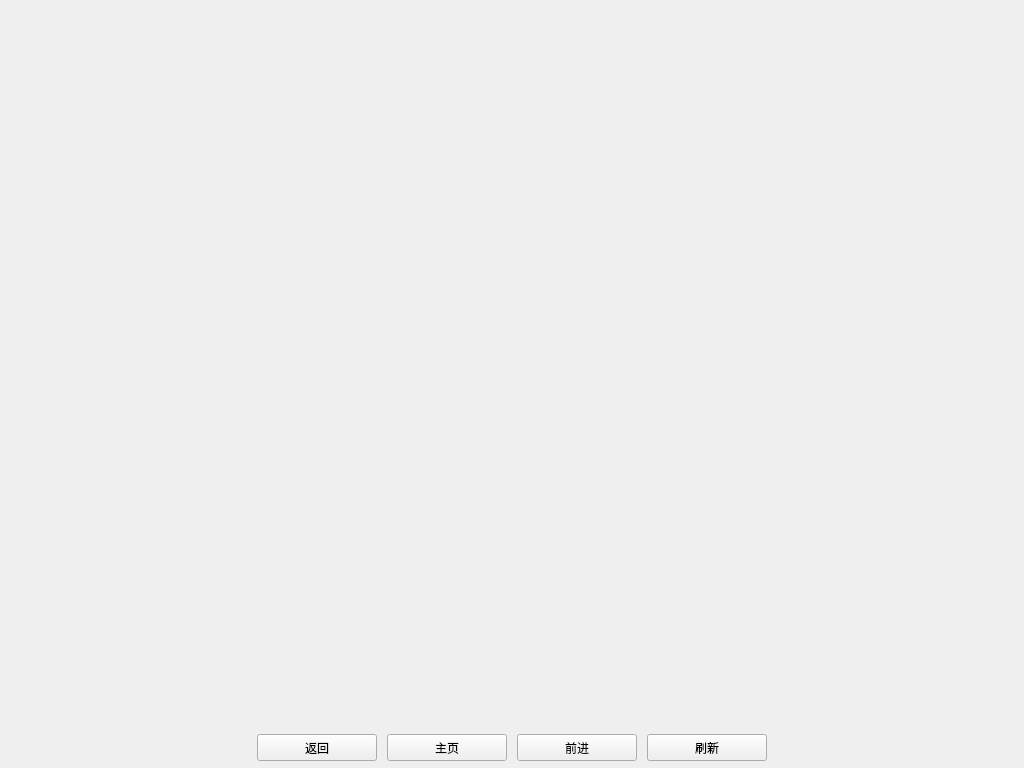
<?xml version="1.0" encoding="UTF-8"?>
<ui version="4.0">
 <class>SuperNETPage</class>
 <widget class="QWidget" name="SuperNETPage">
  <property name="geometry">
   <rect>
    <x>0</x>
    <y>0</y>
    <width>1024</width>
    <height>768</height>
   </rect>
  </property>
  <property name="windowTitle">
   <string>Form</string>
  </property>
  <property name="autoFillBackground">
   <bool>false</bool>
  </property>
  <layout class="QGridLayout" name="gridLayout">
   <property name="leftMargin">
    <number>0</number>
   </property>
   <property name="topMargin">
    <number>0</number>
   </property>
   <property name="rightMargin">
    <number>0</number>
   </property>
   <property name="bottomMargin">
    <number>0</number>
   </property>
   <property name="spacing">
    <number>0</number>
   </property>
   <item row="2" column="0" alignment="Qt::AlignHCenter|Qt::AlignBottom">
    <widget class="QFrame" name="frame">
     <property name="sizePolicy">
      <sizepolicy hsizetype="Fixed" vsizetype="Fixed">
       <horstretch>0</horstretch>
       <verstretch>0</verstretch>
      </sizepolicy>
     </property>
     <property name="minimumSize">
      <size>
       <width>0</width>
       <height>40</height>
      </size>
     </property>
     <property name="layoutDirection">
      <enum>Qt::LeftToRight</enum>
     </property>
     <property name="autoFillBackground">
      <bool>false</bool>
     </property>
     <property name="frameShape">
      <enum>QFrame::NoFrame</enum>
     </property>
     <property name="frameShadow">
      <enum>QFrame::Raised</enum>
     </property>
     <layout class="QGridLayout" name="gridLayout_2">
      <property name="leftMargin">
       <number>10</number>
      </property>
      <property name="topMargin">
       <number>0</number>
      </property>
      <property name="rightMargin">
       <number>10</number>
      </property>
      <property name="bottomMargin">
       <number>0</number>
      </property>
      <property name="horizontalSpacing">
       <number>10</number>
      </property>
      <property name="verticalSpacing">
       <number>0</number>
      </property>
      <item row="0" column="0">
       <widget class="QPushButton" name="back">
        <property name="sizePolicy">
         <sizepolicy hsizetype="Preferred" vsizetype="Preferred">
          <horstretch>0</horstretch>
          <verstretch>0</verstretch>
         </sizepolicy>
        </property>
        <property name="minimumSize">
         <size>
          <width>120</width>
          <height>27</height>
         </size>
        </property>
        <property name="maximumSize">
         <size>
          <width>120</width>
          <height>27</height>
         </size>
        </property>
        <property name="text">
         <string>返回</string>
        </property>
        <property name="icon">
         <iconset resource="../bitcoin.qrc">
          <normaloff>:/icons/back</normaloff>:/icons/back</iconset>
        </property>
        <property name="iconSize">
         <size>
          <width>12</width>
          <height>12</height>
         </size>
        </property>
       </widget>
      </item>
      <item row="0" column="3">
       <widget class="QPushButton" name="reload">
        <property name="sizePolicy">
         <sizepolicy hsizetype="Preferred" vsizetype="Preferred">
          <horstretch>0</horstretch>
          <verstretch>0</verstretch>
         </sizepolicy>
        </property>
        <property name="minimumSize">
         <size>
          <width>120</width>
          <height>27</height>
         </size>
        </property>
        <property name="maximumSize">
         <size>
          <width>120</width>
          <height>27</height>
         </size>
        </property>
        <property name="text">
         <string>刷新</string>
        </property>
        <property name="icon">
         <iconset resource="../bitcoin.qrc">
          <normaloff>:/icons/reload</normaloff>:/icons/reload</iconset>
        </property>
        <property name="iconSize">
         <size>
          <width>12</width>
          <height>12</height>
         </size>
        </property>
       </widget>
      </item>
      <item row="0" column="1">
       <widget class="QPushButton" name="home">
        <property name="sizePolicy">
         <sizepolicy hsizetype="Preferred" vsizetype="Preferred">
          <horstretch>0</horstretch>
          <verstretch>0</verstretch>
         </sizepolicy>
        </property>
        <property name="minimumSize">
         <size>
          <width>120</width>
          <height>27</height>
         </size>
        </property>
        <property name="maximumSize">
         <size>
          <width>120</width>
          <height>27</height>
         </size>
        </property>
        <property name="text">
         <string>主页</string>
        </property>
        <property name="icon">
         <iconset resource="../bitcoin.qrc">
          <normaloff>:/icons/home</normaloff>:/icons/home</iconset>
        </property>
        <property name="iconSize">
         <size>
          <width>12</width>
          <height>12</height>
         </size>
        </property>
       </widget>
      </item>
      <item row="0" column="2">
       <widget class="QPushButton" name="forward">
        <property name="sizePolicy">
         <sizepolicy hsizetype="Preferred" vsizetype="Preferred">
          <horstretch>0</horstretch>
          <verstretch>0</verstretch>
         </sizepolicy>
        </property>
        <property name="minimumSize">
         <size>
          <width>120</width>
          <height>27</height>
         </size>
        </property>
        <property name="maximumSize">
         <size>
          <width>120</width>
          <height>27</height>
         </size>
        </property>
        <property name="text">
         <string>前进</string>
        </property>
        <property name="icon">
         <iconset resource="../bitcoin.qrc">
          <normaloff>:/icons/forward</normaloff>:/icons/forward</iconset>
        </property>
        <property name="iconSize">
         <size>
          <width>12</width>
          <height>12</height>
         </size>
        </property>
       </widget>
      </item>
     </layout>
    </widget>
   </item>
   <item row="1" column="0">
    <widget class="WebView" name="webView" native="true">
     <property name="sizePolicy">
      <sizepolicy hsizetype="Expanding" vsizetype="Expanding">
       <horstretch>0</horstretch>
       <verstretch>0</verstretch>
      </sizepolicy>
     </property>
     <property name="minimumSize">
      <size>
       <width>0</width>
       <height>0</height>
      </size>
     </property>
     <property name="url" stdset="0">
      <url>
       <string>about:blank</string>
      </url>
     </property>
    </widget>
   </item>
  </layout>
 </widget>
 <customwidgets>
  <customwidget>
   <class>WebView</class>
   <extends>QWidget</extends>
   <header>webview.h</header>
  </customwidget>
 </customwidgets>
 <resources>
  <include location="../bitcoin.qrc"/>
 </resources>
 <connections/>
</ui>
